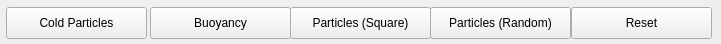
   <widget class="QWidget" name="bottom_widget" native="true">
    <property name="geometry">
     <rect>
      <x>0</x>
      <y>710</y>
      <width>721</width>
      <height>44</height>
     </rect>
    </property>
    <widget class="QPushButton" name="temperatureTest">
     <property name="geometry">
      <rect>
       <x>6</x>
       <y>7</y>
       <width>141</width>
       <height>32</height>
      </rect>
     </property>
     <property name="text">
      <string>Cold Particles</string>
     </property>
    </widget>
    <widget class="QPushButton" name="buoyancyTest">
     <property name="geometry">
      <rect>
       <x>150</x>
       <y>7</y>
       <width>141</width>
       <height>32</height>
      </rect>
     </property>
     <property name="text">
      <string>Buoyancy</string>
     </property>
    </widget>
    <widget class="QPushButton" name="resetButton">
     <property name="geometry">
      <rect>
       <x>571</x>
       <y>7</y>
       <width>141</width>
       <height>32</height>
      </rect>
     </property>
     <property name="text">
      <string>Reset</string>
     </property>
    </widget>
    <widget class="QPushButton" name="particles_Button">
     <property name="geometry">
      <rect>
       <x>290</x>
       <y>7</y>
       <width>141</width>
       <height>32</height>
      </rect>
     </property>
     <property name="text">
      <string>Particles (Square)</string>
     </property>
    </widget>
    <widget class="QPushButton" name="particles_Button_2">
     <property name="geometry">
      <rect>
       <x>430</x>
       <y>7</y>
       <width>141</width>
       <height>32</height>
      </rect>
     </property>
     <property name="text">
      <string>Particles (Random)</string>
     </property>
    </widget>
   </widget>
